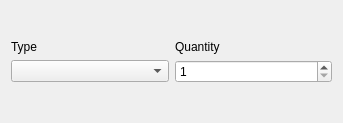
<?xml version="1.0" encoding="UTF-8"?>
<ui version="4.0">
 <class>Form</class>
 <widget class="QWidget" name="Form">
  <property name="geometry">
   <rect>
    <x>0</x>
    <y>0</y>
    <width>343</width>
    <height>123</height>
   </rect>
  </property>
  <property name="windowTitle">
   <string>Form</string>
  </property>
  <layout class="QVBoxLayout" name="verticalLayout">
   <item>
    <layout class="QGridLayout" name="gridLayout">
     <item row="1" column="0">
      <widget class="QComboBox" name="cmb_type"/>
     </item>
     <item row="0" column="0">
      <widget class="QLabel" name="lbl_type">
       <property name="sizePolicy">
        <sizepolicy hsizetype="Preferred" vsizetype="Fixed">
         <horstretch>0</horstretch>
         <verstretch>0</verstretch>
        </sizepolicy>
       </property>
       <property name="text">
        <string>Type</string>
       </property>
      </widget>
     </item>
     <item row="0" column="1">
      <widget class="QLabel" name="lbl_quantity">
       <property name="sizePolicy">
        <sizepolicy hsizetype="Preferred" vsizetype="Fixed">
         <horstretch>0</horstretch>
         <verstretch>0</verstretch>
        </sizepolicy>
       </property>
       <property name="text">
        <string>Quantity</string>
       </property>
      </widget>
     </item>
     <item row="1" column="1">
      <widget class="QSpinBox" name="spb_quantity">
       <property name="minimum">
        <number>1</number>
       </property>
       <property name="maximum">
        <number>100</number>
       </property>
      </widget>
     </item>
    </layout>
   </item>
  </layout>
 </widget>
 <resources/>
 <connections/>
</ui>
